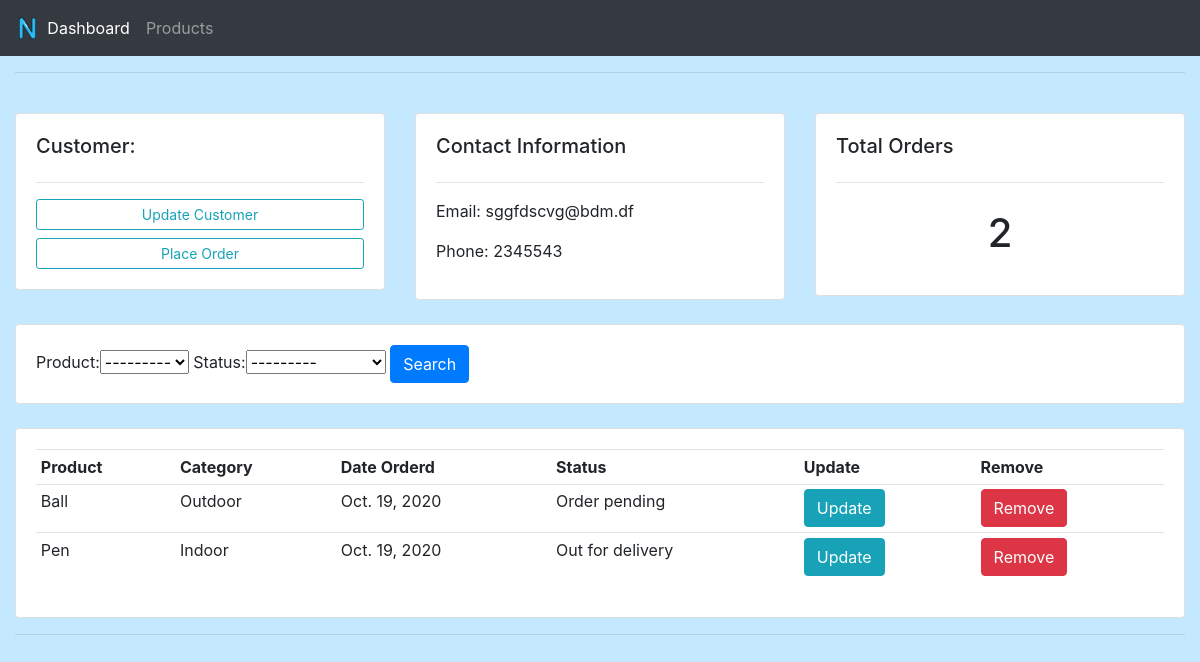
The app's page /customer/1/ with its own data.
### accounts/models.py (models this page shows, shortened)
class Customer(models.Model):
    name = models.CharField(max_length=200)
    phone = models.IntegerField()
    email = models.EmailField(max_length=200)
    date_created = models.DateField(auto_now_add=True)

class Order(models.Model):
    customer=models.ForeignKey(Customer,on_delete=models.SET_DEFAULT,default='')
    product=models.ForeignKey(Product,on_delete=models.SET_DEFAULT,default='',null=True)
    STATUS = (('Order pending', 'Order Pending'), ('Out for delivery',
                                                   'Out for delivery'), ('Delivered', 'Delivered'))
    date_created =  models.DateField(auto_now_add=True)
    status = models.CharField(max_length=200, choices=STATUS)

class Product(models.Model):
    CATEGORY = (('Indoor', 'Indoor'), ('Outdoor', 'Outdoor'))
    name = models.CharField(max_length=200,null=True)
    price = models.FloatField(max_length=10)
    category = models.CharField(max_length=200, choices=CATEGORY)
    description = models.CharField(max_length=200)
    date_created = models.DateField(auto_now_add=True)
    tag = models.ManyToManyField(Tag)
    def __str__(self):
        return self.name

### accounts/views.py (the view)
# urls.py: path('customer/<str:pk>/', views.customer, name='customer'),
def customer(request,pk):
    customer=Customer.objects.get(id=pk)
    orders = customer.order_set.all()
    total_orders = orders.count()
    myFilter=OrderFilter(request.GET,queryset=orders,)
    orders=myFilter.qs
    context = {'customer': customer , 'orders': orders
               , 'total_orders': total_orders, 'myFilter': myFilter}
    return render(request, 'accounts/customer.html',context)

### accounts/templates/accounts/customer.html
{% extends 'accounts/main.html' %}
{% block content %}
<br>
<div class="row">
    <div class="col-md">
        <div class="card card-body">
            <h5>Customer:</h5>
            <hr>
            <a class="btn btn-outline-info  btn-sm btn-block" href="">Update Customer</a>
            <a class="btn btn-outline-info  btn-sm btn-block" href="{% url 'createorder' customer.id %}">Place Order</a>
        </div>
    </div>
    <div class="col-md">
        <div class="card card-body">
            <h5>Contact Information</h5>
            <hr>
            <p>Email: {{customer.email}} </p>
            <p>Phone: {{customer.phone}}</p>
        </div>
    </div>
    <div class="col-md">
        <div class="card card-body">
            <h5>Total Orders</h5>
            <hr>
            <h1 style="text-align: center;padding: 10px">{{total_orders}}</h1>
        </div>
    </div>
</div>
<br>
<div class="row">
    <div class="col">
        <div class="card card-body">
            <form method="get">
                    {{myFilter.form}}
                <button class="btn btn-primary" type="submit">Search</button>
            </form>
        </div>
    </div>
</div>
<br>
<div class="row">
    <div class="col-md">
        <div class="card card-body">
            <table class="table table-sm">
                <tr>
                    <th>Product</th>
                    <th>Category</th>
                    <th>Date Orderd</th>
                    <th>Status</th>
                    <th>Update</th>
                    <th>Remove</th>
                </tr>
{% for order in orders %}
<tr>
<td>{{order.product}}</td>
<td>{{order.product.category}}</td>
<td>{{order.date_created}}</td>
<td>{{order.status}}</td>
<td><a href="{% url 'updateorder' order.id %}" type="button" class="btn btn-info">Update</a></td>
<td><a href="{% url 'deleteorder' order.id %}" type="button" class="btn btn-danger">Remove</a> </td>
</tr>
{% endfor %}
            </table>
        </div>
    </div>
</div>
{% endblock %}

### static/css/main.css (style rules this page uses)
body { background-color: rgb(196, 233, 255); }

### records on screen
Customer: email "sggfdscvg@bdm.df", phone "2345543"
Order: product "Ball", product.category "Outdoor", date_created "Oct. 19, 2020", status "Order pending"
Order: product "Pen", product.category "Indoor", date_created "Oct. 19, 2020", status "Out for delivery"

### other values on screen
{{ total_orders }} "2"
